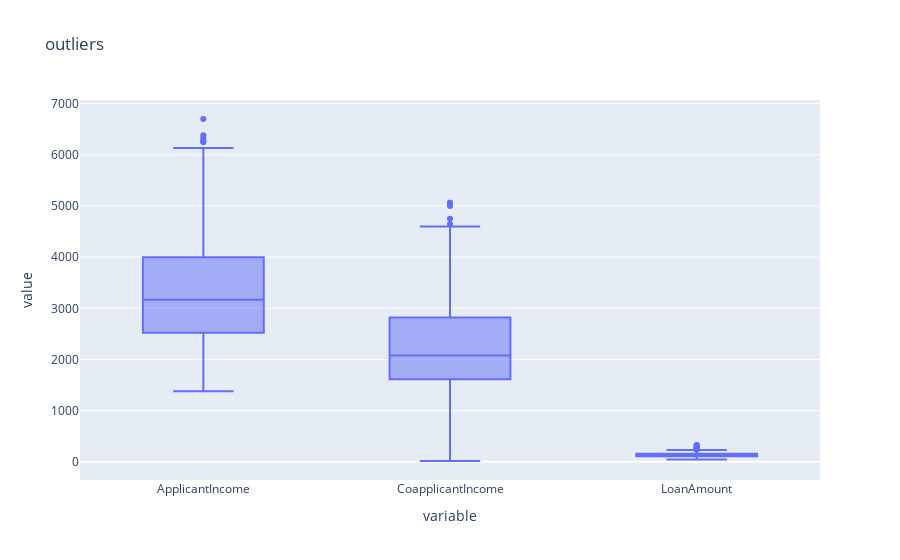

Notebook cell for this chart:
### Code cell
# Checking for Outliers
fig = px.box(df, y=df.select_dtypes(include='number').columns, title='outliers')
fig.show()

### Figure 1 — Plotly figure (JSON) as saved in the notebook; plotly's stock layout.template omitted (floating-point values rounded to 4 significant figures; data arrays with more than 128 entries replaced by an {"elided": "..."} marker saying what was removed)
{"data": [{"alignmentgroup": "True", "hovertemplate": "variable=%{x}<br>value=%{y}<extra></extra>", "legendgroup": "", "marker": {"color": "#636efa"}, "name": "", "notched": false, "offsetgroup": "", "orientation": "v", "showlegend": false, "type": "box", "x": {"elided": "855 str values"}, "x0": " ", "xaxis": "x", "y": {"elided": "855 float values"}, "y0": " ", "yaxis": "y"}], "layout": {"boxmode": "group", "legend": {"tracegroupgap": 0}, "title": {"text": "outliers"}, "xaxis": {"anchor": "y", "domain": [0, 1], "title": {"text": "variable"}}, "yaxis": {"anchor": "x", "domain": [0, 1], "title": {"text": "value"}}}}
